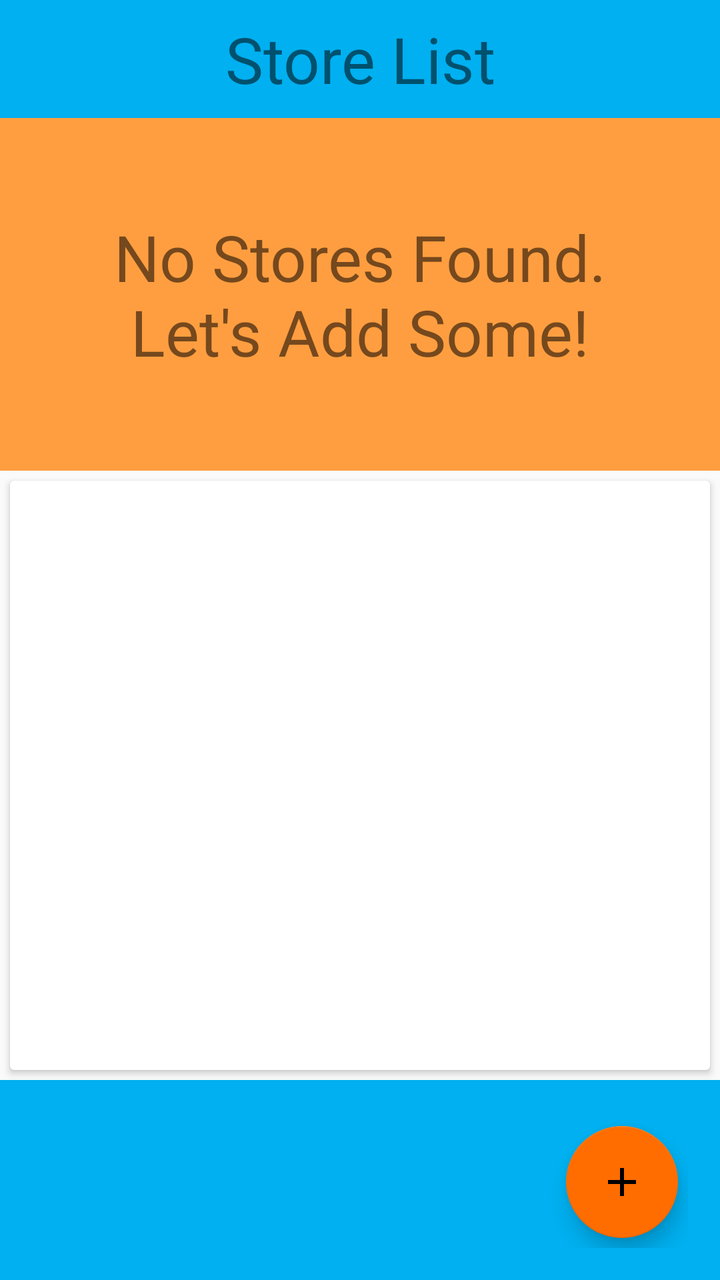
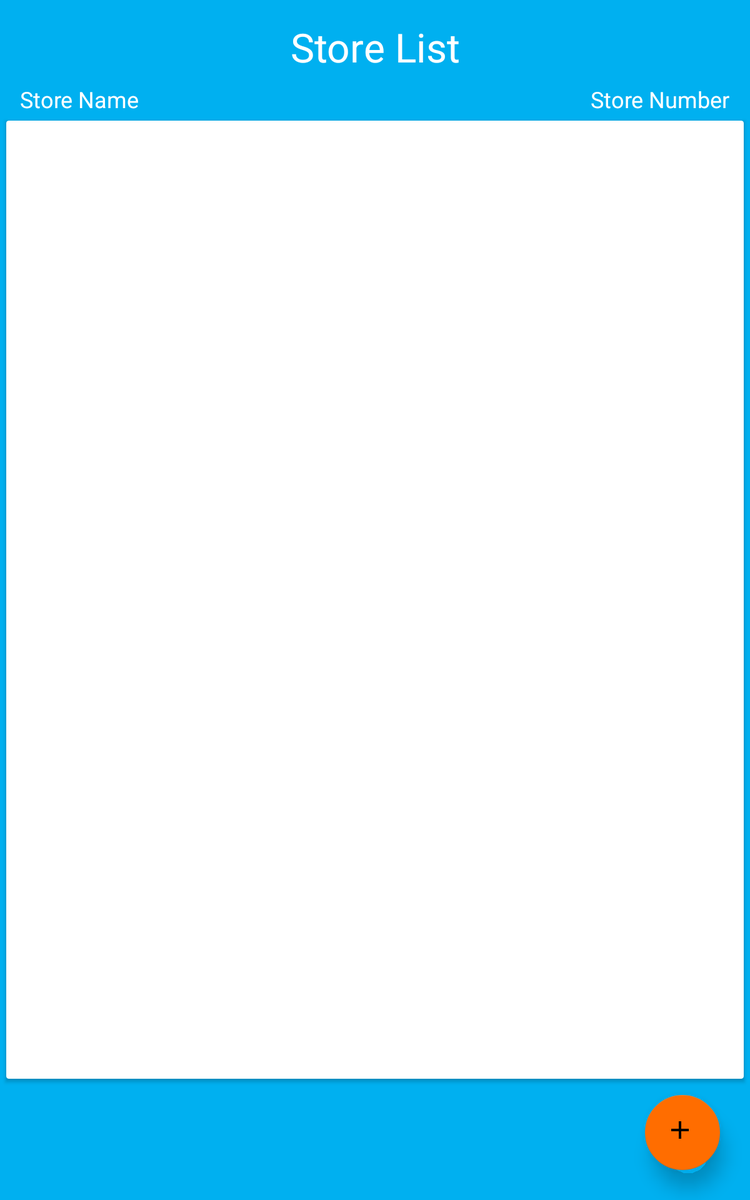

First picture: res/layout/ on a phone held upright. Second picture: the repository's own variant of that layout, on a device whose configuration matches the variant's folder. Source for both follows.
<!-- AndroidManifest.xml: application theme AppTheme -->
<!-- res/layout/activity_store_list.xml -->
<?xml version="1.0" encoding="utf-8"?>
<LinearLayout xmlns:android="http://schemas.android.com/apk/res/android"
    xmlns:tools="http://schemas.android.com/tools"
    android:layout_width="match_parent"
    android:layout_height="match_parent"
    android:orientation="vertical"
    tools:context="com.example.julieannmoore.retailprofitcalculator.StoreListActivity">

    <TextView
        android:layout_width="match_parent"
        android:layout_height="wrap_content"
        android:id="@+id/store_list_title"
        android:text="@string/store_list"
        android:textAlignment="center"
        android:textSize="32sp"
        android:padding="8dp"
        android:background="@color/secondColorAccent"/>
    <TextView
        android:layout_width="match_parent"
        android:layout_height="wrap_content"
        android:id="@+id/store_list_message"
        android:text="@string/empty_store_list"
        android:textAlignment="center"
        android:backgroundTint="@color/secondColorLight"
        android:textSize="32sp"
        android:padding="48dp"

        android:background="@color/secondColorAccent"/>

    <android.support.v7.widget.CardView
        android:layout_width="match_parent"
        android:layout_height="wrap_content"
        android:layout_margin="5dp"
        android:layout_weight="1"
        android:id="@+id/cardView">
        <include
            layout="@layout/layout_list_view"
            android:layout_width="match_parent"
            android:layout_height="wrap_content" />
    </android.support.v7.widget.CardView>

    <RelativeLayout
        android:layout_width="match_parent"
        android:layout_height="100dp"
        android:padding="16dp"
        android:background="@color/secondColorAccent">

        <android.support.design.widget.FloatingActionButton
            android:id="@+id/add_store_fab"
            android:layout_width="60dp"
            android:layout_height="60dp"
            android:layout_alignParentBottom="true"
            android:layout_alignParentRight="true"
            android:layout_gravity="right"
            android:layout_marginBottom="24dp"
            android:layout_marginRight="24dp"
            android:layout_margin="5dp"
            android:background="@drawable/orange_fab"
            android:clickable="true"
            android:src="@drawable/ic_add_black_24dp"
            />
    </RelativeLayout>

</LinearLayout>
<!-- res/layout/layout_list_view.xml (included above) -->
<?xml version="1.0" encoding="utf-8"?>
<LinearLayout xmlns:android="http://schemas.android.com/apk/res/android"
    android:layout_width="match_parent"
    android:layout_height="match_parent"
    android:orientation="vertical"
    android:background="#FFFFFF">

    <ListView
        android:id="@+id/list_view"
        android:layout_width="match_parent"
        android:layout_height="wrap_content"
        android:divider="@color/colorPrimaryDark"
        android:dividerHeight="2px"
        android:scrollbars="vertical" />
</LinearLayout>
<!-- resources referenced by this layout -->
<resources>
  <color name="colorPrimaryDark">#414141</color>
  <color name="secondColorAccent">#00B0F0</color>
  <color name="secondColorLight">#FF9E40</color>
  <!-- drawable ic_add_black_24dp (drawable) -->
  <vector xmlns:android="http://schemas.android.com/apk/res/android"
          android:width="56dp"
          android:height="56dp"
          android:viewportWidth="24"
          android:viewportHeight="24">
      <path
          android:fillColor="#FF000000"
          android:pathData="M19,13h-6v6h-2v-6H5v-2h6V5h2v6h6v2z"/>
  </vector>
  <!-- drawable orange_fab: vector/xml drawable (drawable, 4288 chars, omitted) -->
  <string name="empty_store_list">No Stores Found. Let\'s Add Some!</string>
  <string name="store_list">Store List</string>
  <style name="AppTheme" parent="Theme.AppCompat.Light.DarkActionBar">
      
          <item name="colorPrimary">@color/colorPrimary</item>
          <item name="colorPrimaryDark">@color/colorPrimaryDark</item>
          <item name="colorAccent">@color/colorAccent</item>
      </style>
  <color name="colorPrimary">#7F7F7F</color>
  <color name="colorAccent">#FF6D00</color>
</resources>
<!-- res/layout-sw600dp/activity_store_list.xml (the repository's variant of the layout above) -->
<!-- drawn on a 7-inch tablet held upright -->
<?xml version="1.0" encoding="utf-8"?>
<LinearLayout xmlns:android="http://schemas.android.com/apk/res/android"
    xmlns:tools="http://schemas.android.com/tools"
    android:layout_width="match_parent"
    android:layout_height="match_parent"
    xmlns:app="http://schemas.android.com/apk/res-auto"
    android:orientation="vertical"
    android:background="@color/secondColorAccent"
    tools:context="com.example.julieannmoore.retailprofitcalculator.StoreListActivity">

    <android.support.constraint.ConstraintLayout
        android:layout_width="match_parent"
        android:layout_height="wrap_content">

        <TextView
            android:id="@+id/storeList_title"
            android:layout_width="match_parent"
            android:layout_height="wrap_content"
            android:layout_marginEnd="16dp"
            android:layout_marginLeft="16dp"
            android:layout_marginRight="16dp"
            android:layout_marginStart="16dp"
            android:layout_marginTop="16dp"
            android:paddingStart="36dp"
            android:paddingEnd="36dp"
            android:text="@string/store_list"
            android:textAlignment="center"
            android:textColor="#FFFFFF"
            android:textSize="32sp"
            app:layout_constraintEnd_toEndOf="parent"
            app:layout_constraintStart_toStartOf="parent"
            app:layout_constraintTop_toTopOf="parent" />

        <TextView
            android:id="@+id/storeNameTextView"
            android:layout_width="wrap_content"
            android:layout_height="wrap_content"
            android:layout_marginLeft="16dp"
            android:layout_marginStart="16dp"
            android:layout_marginTop="8dp"
            android:text="@string/store_name"
            android:textColor="#FFFFFF"
            android:textSize="18sp"
            app:layout_constraintStart_toStartOf="parent"
            app:layout_constraintTop_toBottomOf="@+id/storeList_title" />

        <TextView
            android:id="@+id/storeNumberTextView"
            android:layout_width="0dp"
            android:layout_height="wrap_content"
            android:layout_marginEnd="16dp"
            android:layout_marginRight="16dp"
            android:layout_marginTop="8dp"
            android:text="@string/store_number"
            android:textColor="#FFFFFF"
            android:textSize="18sp"
            app:layout_constraintEnd_toEndOf="parent"
            app:layout_constraintTop_toBottomOf="@+id/storeList_title" />
    </android.support.constraint.ConstraintLayout>

    <android.support.v7.widget.CardView
        android:layout_width="match_parent"
        android:layout_height="wrap_content"
        android:layout_margin="5dp"
        android:layout_weight="1"
        android:id="@+id/cardView">
        <include
            layout="@layout/layout_list_view"
            android:layout_width="match_parent"
            android:layout_height="wrap_content" />
    </android.support.v7.widget.CardView>

    <android.support.design.widget.FloatingActionButton
        android:id="@+id/add_store_fab"
        android:layout_width="60dp"
        android:layout_height="60dp"
        android:layout_alignParentBottom="true"
        android:layout_alignParentRight="true"
        android:layout_gravity="right"
        android:layout_marginBottom="24dp"
        android:layout_marginRight="24dp"
        android:layout_marginTop="8dp"
        android:clickable="true"
        android:src="@drawable/ic_add_black_56dp"
        app:elevation="10dp" />
</LinearLayout>
<!-- resources referenced by the variant -->
<!-- as a 7-inch tablet held upright resolves them -->
<resources>
  <color name="colorPrimaryDark">#414141</color>
  <color name="secondColorAccent">#00B0F0</color>
  <!-- drawable ic_add_black_56dp (drawable) -->
  <vector android:height="56dp"
      android:viewportHeight="24.0"
      android:viewportWidth="24.0"
      android:width="56dp"
      xmlns:android="http://schemas.android.com/apk/res/android">
      <path android:fillColor="#FF000000"
              android:pathData="M19,13h-6v6h-2v-6H5v-2h6V5h2v6h6v2z"/>
  </vector>
  <string name="store_list">Store List</string>
  <string name="store_name">Store Name</string>
  <string name="store_number">Store Number</string>
  <style name="AppTheme" parent="Theme.AppCompat.Light.DarkActionBar">
      
          <item name="colorPrimary">@color/colorPrimary</item>
          <item name="colorPrimaryDark">@color/colorPrimaryDark</item>
          <item name="colorAccent">@color/colorAccent</item>
      </style>
  <color name="colorPrimary">#7F7F7F</color>
  <color name="colorAccent">#FF6D00</color>
</resources>
